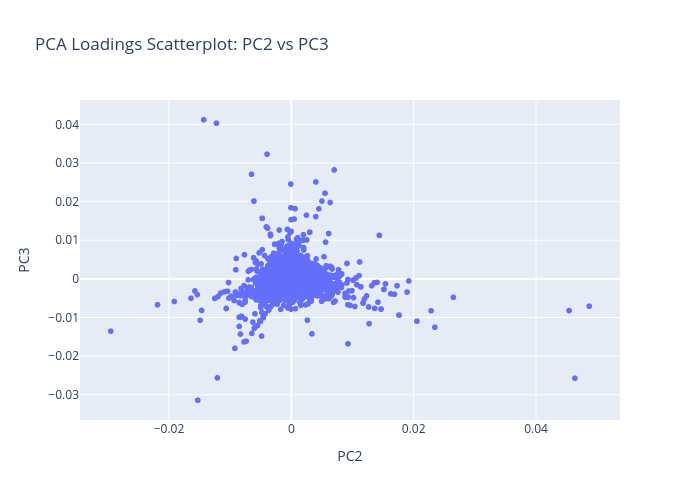

Write notebook code for a chart like this one.
### Code cell
LOADINGS_23 = COMPS[["PC2", "PC3"]].reset_index()

px.scatter(LOADINGS_23,
           x="PC2",
           y="PC3",
           hover_name="term_str",
           title="PCA Loadings Scatterplot: PC2 vs PC3",
           height=500,
           width=700)

### Figure 1 — Plotly figure (JSON) as saved in the notebook; plotly's stock layout.template omitted (floating-point values rounded to 4 significant figures; data arrays with more than 128 entries replaced by an {"elided": "..."} marker saying what was removed)
{"data": [{"hovertemplate": "<b>%{hovertext}</b><br><br>PC2=%{x}<br>PC3=%{y}<extra></extra>", "hovertext": {"elided": "15770 str values"}, "legendgroup": "", "marker": {"color": "#636efa", "symbol": "circle"}, "mode": "markers", "name": "", "showlegend": false, "type": "scattergl", "x": {"elided": "15770 float values"}, "xaxis": "x", "y": {"elided": "15770 float values"}, "yaxis": "y"}], "layout": {"height": 500, "legend": {"tracegroupgap": 0}, "title": {"text": "PCA Loadings Scatterplot: PC2 vs PC3"}, "width": 700, "xaxis": {"anchor": "y", "domain": [0, 1], "title": {"text": "PC2"}}, "yaxis": {"anchor": "x", "domain": [0, 1], "title": {"text": "PC3"}}}}
